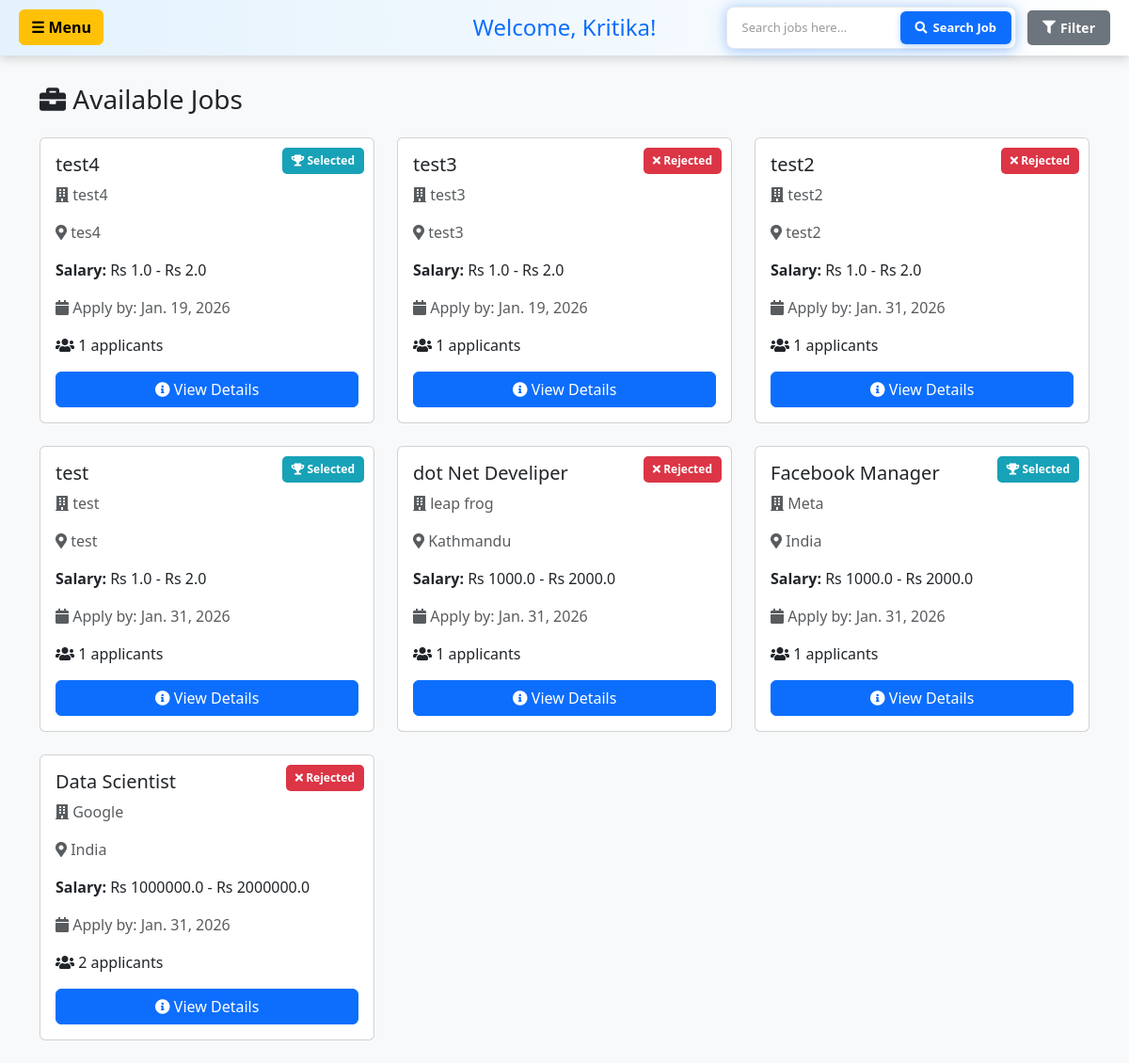
The app's page /candidate-dashboard/ (signed in), older data.
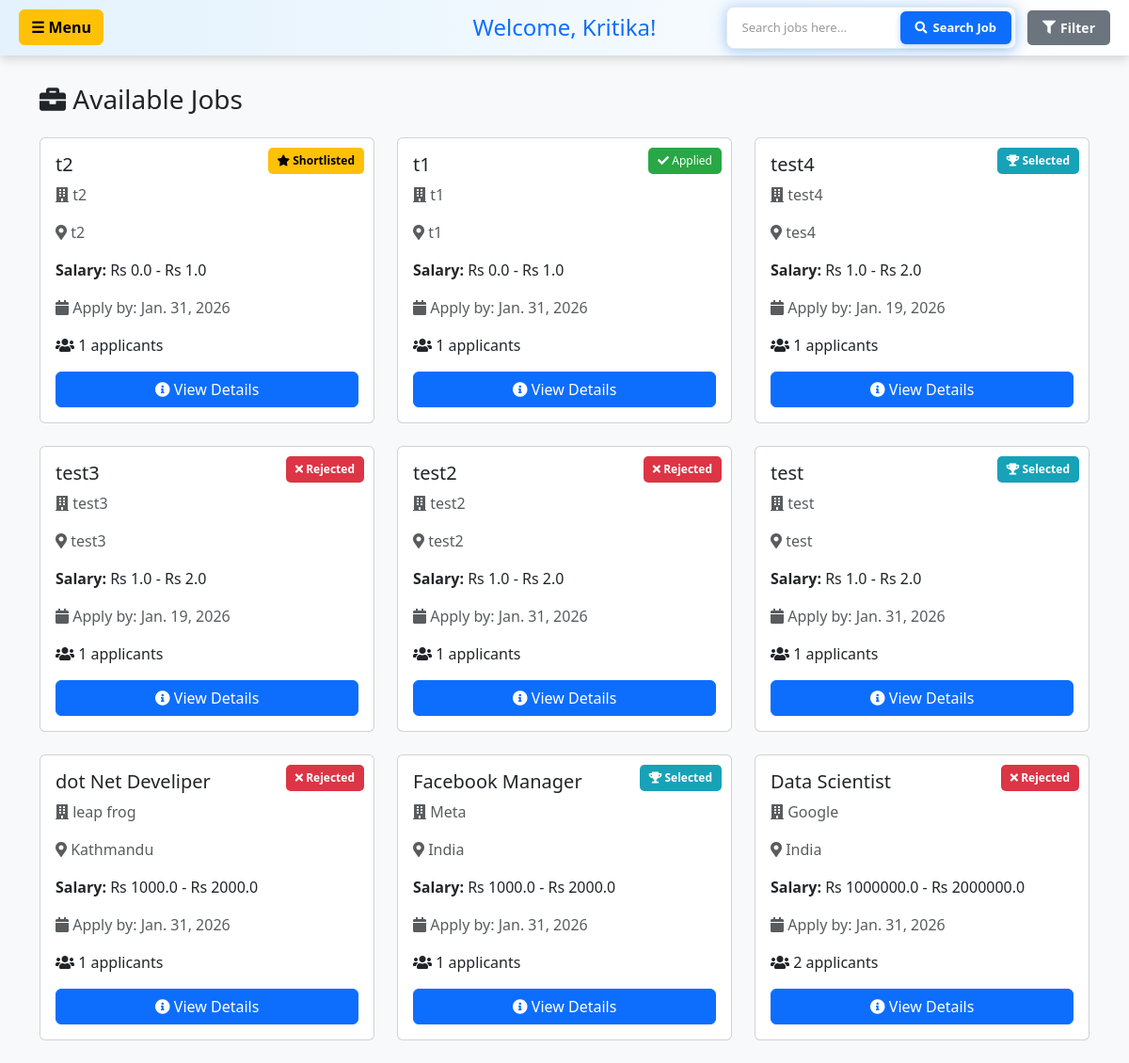
The same page, newer data.
### hr/models.py (models this page shows, shortened)
class JobPost(models.Model):
    user=models.ForeignKey(User,on_delete=models.CASCADE)
    title=models.CharField(max_length=200)
    address=models.CharField(max_length=200)
    CompanyName=models.CharField(max_length=200)
    salaryLow=models.FloatField(default=0, validators=[MinValueValidator(0)])
    salaryHigh=models.FloatField(default=0, validators=[MinValueValidator(0)])
    applycount=models.IntegerField(default=0)
    lastDateToApply=models.DateField()
    created_at=models.DateTimeField(auto_now_add=True, null=True)
    employment_type = models.CharField(max_length=20, choices=EMPLOYMENT_TYPE_CHOICES, default='full-time', null=True, blank=True)
    work_mode = models.CharField(max_length=20, choices=WORK_MODE_CHOICES, default='on-site', null=True, blank=True)

### candidate/views.py (the view, shortened to what this page needs)
# urls.py: path("candidate-dashboard/", views.candidate_dashboard, name='candidate_dashboard'),
@login_required(login_url='login_user')
def candidate_dashboard(request):
    try:
        profile = CandidateProfile.objects.get(user=request.user)
    except CandidateProfile.DoesNotExist:
        profile = None
    search_query = request.GET.get('search', '')
    filter_by = request.GET.get('filter_by', 'keyword')
    location = request.GET.get('location', '')
    date_posted = request.GET.get('date_posted', '')
    min_salary = request.GET.get('min_salary', '')
    max_salary = request.GET.get('max_salary', '')
    sort_by = request.GET.get('sort_by', 'relevance')
    employment_type = request.GET.get('employment_type', '')
    work_mode = request.GET.get('work_mode', '')
    jobs = JobPost.objects.all()
    search_placeholder = 'Search jobs here...'
    if filter_by == 'keyword' and search_query:
        jobs = jobs.filter(title__icontains=search_query)
        search_placeholder = 'Search jobs here...'
    elif filter_by == 'location' and search_query:
        jobs = jobs.filter(address__icontains=search_query)
        search_placeholder = 'Search by location...'
    elif filter_by == 'company' and search_query:
        jobs = jobs.filter(CompanyName__icontains=search_query)
        search_placeholder = 'Search by company name...'
    elif filter_by == 'date_24':
        cutoff_date = timezone.now() - timedelta(hours=24)
        jobs = jobs.filter(created_at__gte=cutoff_date)
        search_placeholder = 'Showing jobs from last 24 hours'
    elif filter_by == 'date_7':
        cutoff_date = timezone.now() - timedelta(days=7)
        jobs = jobs.filter(created_at__gte=cutoff_date)
        search_placeholder = 'Showing jobs from last 7 days'
    elif filter_by == 'date_30':
        cutoff_date = timezone.now() - timedelta(days=30)
        jobs = jobs.filter(created_at__gte=cutoff_date)
        search_placeholder = 'Showing jobs from last 30 days'
    elif filter_by == 'salary_high':
        jobs = jobs.order_by('-salaryHigh')
        search_placeholder = 'Sorted by highest salary'
    elif filter_by == 'salary_low':
        jobs = jobs.order_by('salaryLow')
        search_placeholder = 'Sorted by lowest salary'
    elif filter_by == 'newest':
        jobs = jobs.order_by('-created_at')
        search_placeholder = 'Showing newest jobs first'
    elif filter_by == 'employment_full':
        jobs = jobs.filter(employment_type='full-time')
        search_placeholder = 'Showing Full-time jobs'
    elif filter_by == 'employment_part':
        jobs = jobs.filter(employment_type='part-time')
        search_placeholder = 'Showing Part-time jobs'
    elif filter_by == 'employment_internship':
        jobs = jobs.filter(employment_type='internship')
        search_placeholder = 'Showing Internship jobs'
    elif filter_by == 'employment_contract':
        jobs = jobs.filter(employment_type='contract')
        search_placeholder = 'Showing Contract jobs'
    elif filter_by == 'employment_freelance':
        jobs = jobs.filter(employment_type='freelance')
        search_placeholder = 'Showing Freelance jobs'
    elif filter_by == 'work_onsite':
        jobs = jobs.filter(work_mode='on-site')
        search_placeholder = 'Showing On-site jobs'
    elif filter_by == 'work_remote':
        jobs = jobs.filter(work_mode='remote')
        search_placeholder = 'Showing Remote jobs'
    elif filter_by == 'work_hybrid':
        jobs = jobs.filter(work_mode='hybrid')
        search_placeholder = 'Showing Hybrid jobs'
    if location:
        jobs = jobs.filter(address__icontains=location)
    if filter_by not in ['salary_high', 'salary_low', 'newest', 'salary_range']:
        if sort_by == 'newest':
            jobs = jobs.order_by('-created_at')
        elif sort_by == 'salary_high':
            jobs = jobs.order_by('-salaryHigh')
        elif sort_by == 'salary_low':
            jobs = jobs.order_by('salaryLow')
        else:  # relevance (default)
            jobs = jobs.order_by('-created_at')
    applied_jobs = candidateApplication.objects.filter(user=request.user)
    applied_job_ids = [app.job.id for app in applied_jobs]
    job_status_map = {app.job.id: app.status for app in applied_jobs}
    for job in jobs:
        if job.id in job_status_map:
            job.application_status = job_status_map[job.id]
        else:
            job.application_status = None
    shortlisted_jobs = IsShortlisted.objects.filter(user=request.user)
    shortlisted_count = shortlisted_jobs.count()
    unread_shortlist = shortlisted_jobs.filter(notification_read=False)
    for shortlist in unread_shortlist:
        messages.success(request, f"Congratulations! You have been shortlisted for {shortlist.job.title}!")
        shortlist.notification_read = True
        shortlist.save()
    context = {
        'jobs': jobs,
        'applied_job_ids': applied_job_ids,
        'shortlisted_count': shortlisted_count,
        'profile': profile,
        'search_query': search_query,
        'filter_by': filter_by,
        'search_placeholder': search_placeholder,
        'location': location,
        'date_posted': date_posted,
        'min_salary': min_salary,
        'max_salary': max_salary,
        'sort_by': sort_by,
        'employment_type': employment_type,
        'work_mode': work_mode,
    }
    return render(request, 'candidate/dashboard_with_nav.html', context)

### candidate/templates/candidate/dashboard_with_nav.html (shortened to what this page needs)
<!DOCTYPE html>
<html lang="en">
<head>
    <link href="https://cdn.jsdelivr.net/npm/bootstrap@5.3.8/dist/css/bootstrap.min.css" rel="stylesheet">
    <link rel="stylesheet" href="https://cdnjs.cloudflare.com/ajax/libs/font-awesome/5.15.3/css/all.min.css">
</head>
<body>
<div class="top-bar">
    <a class="btn btn-warning menu-btn" data-bs-toggle="offcanvas" href="#offcanvasExample" role="button" aria-controls="offcanvasExample">
        <strong>☰ Menu</strong>
    </a>
    <h2>Welcome, {{ user.username }}!</h2>
    <div class="search-container">
        <div class="search-form-wrapper">
            <form method="GET" action="{% url 'candidate_dashboard' %}" class="d-flex align-items-center" id="searchForm" style="width: 100%; margin: 0;">
                <input type="text" name="search" class="search-input"
                    placeholder="{{ search_placeholder|default:'Search jobs here...' }}"
                    value="{{ search_query }}" />
                <button type="submit" class="search-btn">
                    <i class="fas fa-search"></i> Search Job
                </button>
            </form>
        </div>
        <div class="filter-dropdown">
            <button type="button" class="filter-btn" onclick="toggleFilterDropdown()">
                <i class="fas fa-filter"></i> Filter
            </button>
        </div>
    </div>
</div>
<div class="container">
    <h3 class="mb-4"><i class="fas fa-briefcase"></i> Available Jobs</h3>
    {% if jobs %}
    <div class="row">
        {% for job in jobs %}
        <div class="col-md-6 col-lg-4 mb-4">
            <div class="card job-card h-100 position-relative">
                {% if job.id in applied_job_ids %}
                    {% if job.application_status == 'rejected' %}
                    <span class="rejected-badge"><i class="fas fa-times"></i> Rejected</span>
                    {% elif job.application_status == 'selected' %}
                    <span class="selected-badge"><i class="fas fa-trophy"></i> Selected</span>
                    {% elif job.application_status == 'shortlisted' %}
                    <span class="shortlisted-badge"><i class="fas fa-star"></i> Shortlisted</span>
                    {% else %}
                    <span class="applied-badge"><i class="fas fa-check"></i> Applied</span>
                    {% endif %}
                {% endif %}
                <div class="card-body">
                    <h5 class="card-title">{{ job.title }}</h5>
                    <p class="card-text text-muted">
                        <i class="fas fa-building"></i> {{ job.CompanyName }}
                    </p>
                    <p class="card-text text-muted">
                        <i class="fas fa-map-marker-alt"></i> {{ job.address }}
                    </p>
                    <p class="card-text">
                        <strong>Salary:</strong> Rs {{ job.salaryLow }} - Rs {{ job.salaryHigh }}
                    </p>
                    <p class="card-text text-muted">
                        <i class="fas fa-calendar"></i> Apply by: {{ job.lastDateToApply }}
                    </p>
                    <p class="card-text">
                        <i class="fas fa-users"></i> {{ job.applycount }} applicants
                    </p>
                    <a href="{% url 'job_detail' job.id %}" class="btn btn-primary w-100">
                        <i class="fas fa-info-circle"></i> View Details
                    </a>
                </div>
            </div>
        </div>
        {% endfor %}
    </div>
    {% else %}
    <div class="alert alert-warning" role="alert">
        No jobs available at the moment. Check back later!
    </div>
    {% endif %}
</div>
</body>
</html>

### candidate/templates/candidate/dashboard_with_nav.html (style rules this page uses)
body { background: #f8f9fa; font-family: 'Segoe UI', Tahoma, Geneva, Verdana, sans-serif; margin: 0; }
.top-bar { display: flex; align-items: center; justify-content: space-between; background: linear-gradient(90deg, #e3f2fd, #ffffff); padding: 15px 30px; box-shadow: 0 4px 10px rgba(0,0,0,0.15); position: relative; }
.top-bar .menu-btn { position: absolute; left: 20px; }
.top-bar h2 { margin: 0; color: #0d6efd; text-align: center; font-size: 24px; flex-grow: 1; }
.search-container { display: flex; align-items: center; gap: 12px; position: absolute; right: 20px; }
.search-form-wrapper { display: flex; align-items: center; position: relative; background: white; border: 1px solid #e8e8e8; border-radius: 8px; padding: 4px 4px; box-shadow: 0 2px 12px rgba(13, 110, 253, 0.25), 0 0 20px rgba(13, 110, 253, 0.15); transition: all 0.3s ease; }
.search-input { padding: 8px 12px; border: none; width: 180px; font-size: 13px; outline: none; background: transparent; color: #333; }
.search-input::placeholder { color: #999; }
.search-btn { padding: 8px 16px; background-color: #0d6efd; color: white; border: none; border-radius: 6px; cursor: pointer; font-size: 13px; font-weight: 600; transition: all 0.3s ease; display: flex; align-items: center; gap: 6px; white-space: nowrap; margin: 0; box-shadow: 0 2px 6px rgba(13, 110, 253, 0.3); }
.filter-dropdown { position: relative; display: inline-block; }
.filter-btn { padding: 8px 16px; background-color: #6c757d; color: white; border: none; border-radius: 5px; cursor: pointer; font-size: 14px; font-weight: 600; transition: all 0.3s; display: flex; align-items: center; gap: 5px; }
.container { margin-top: 30px; }
.job-card { transition: transform 0.3s, box-shadow 0.3s; }
.applied-badge { position: absolute; top: 10px; right: 10px; background: #28a745; color: white; padding: 5px 10px; border-radius: 5px; font-size: 12px; }
.shortlisted-badge { position: absolute; top: 10px; right: 10px; background: #ffc107; color: #000; padding: 5px 10px; border-radius: 5px; font-size: 12px; font-weight: 600; }
.selected-badge { position: absolute; top: 10px; right: 10px; background: #17a2b8; color: white; padding: 5px 10px; border-radius: 5px; font-size: 12px; font-weight: 600; }
.rejected-badge { position: absolute; top: 10px; right: 10px; background: #dc3545; color: white; padding: 5px 10px; border-radius: 5px; font-size: 12px; font-weight: 600; }

Row changes from the older to the newer data that the page shows:
added JobPost: shows "Shortlisted", title "t2", CompanyName "t2", address "t2", salaryLow "0.0", salaryHigh "1.0", lastDateToApply "Jan. 31, 2026", applycount "1"
added JobPost: shows "Applied", title "t1", CompanyName "t1", address "t1", salaryLow "0.0", salaryHigh "1.0", lastDateToApply "Jan. 31, 2026", applycount "1"
